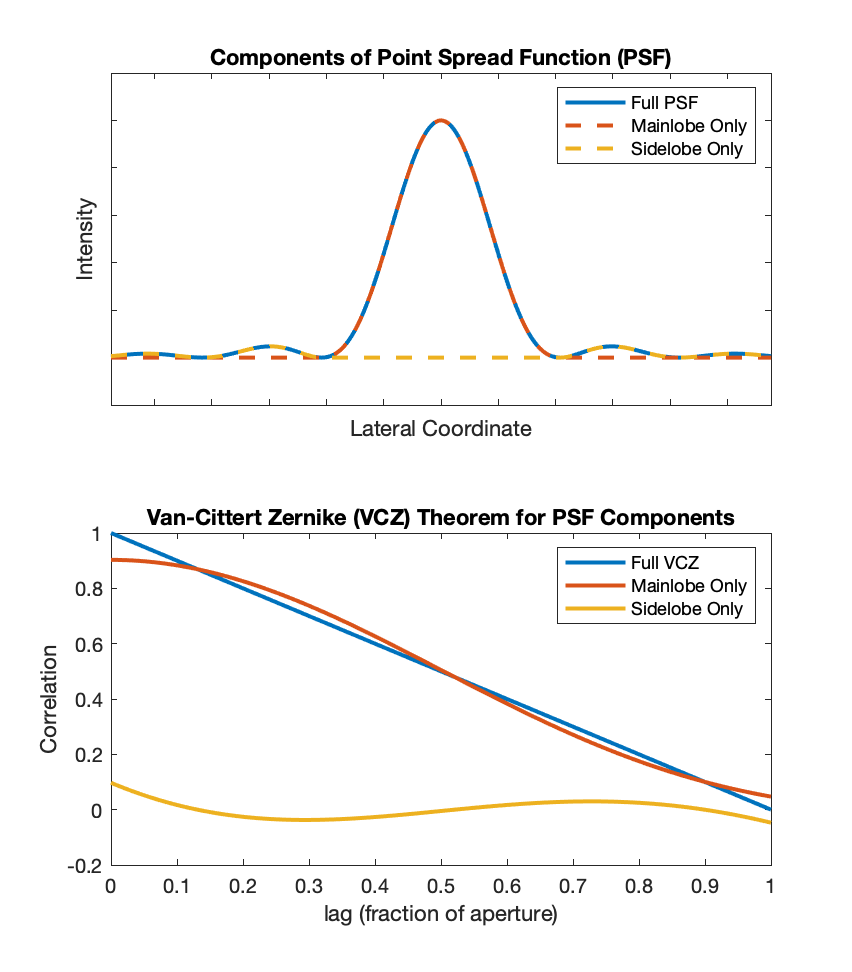

Generate this figure with Python:
# Setting up all folders we can import from by adding them to python path
import sys, os, pdb

# Importing stuff from all folders in python path
import numpy as np
from scipy.ndimage import convolve
from Functions import *
import matplotlib.pyplot as plt

# Parameters
Nelem = 96; # Number of Elements on Probe
Fs = 10000; # Sampling Rate (Samples Per Element)--Large Number for Pseudoanalytic Solution

# Spatial and Wavenumber Axes
Nx = Fs*Nelem+1;
x = np.linspace(-Nelem/2,Nelem/2,Nx); # Aperture Coordinate (in Elements)
kx = Fs*np.arange(-(Nx-1)/2,1+(Nx-1)/2)/Nx; # Arbitrary Lateral Coordinate for Far-Field Pattern

# Create Wavenumber-Domain Signals and Their Inverse Fourier Transforms
psf_vcz_orig = np.maximum(0,1-np.abs(kx)); # Linearly Decreasing VCZ curve
box_vcz_orig = 2*np.sinc(2*kx); # Fourier Transform of Rect Function over the Mainlobe
mainlobe_vcz_orig = np.real(np.fft.ifft(np.fft.fft(psf_vcz_orig, n=2*(Nx-1)+1)* 
    np.fft.fft(box_vcz_orig, n=2*(Nx-1)+1)))/Nelem; # Convolve to Get Mainlobe Only
mainlobe_vcz_orig = mainlobe_vcz_orig[int(Nx-1-(Nx-1)/2):int(Nx+(Nx-1)/2)];
psf = np.real(np.fft.fftshift(np.fft.fft(np.fft.ifftshift(psf_vcz_orig))))/Nelem; # Full PSF
box = np.real(np.fft.fftshift(np.fft.fft(np.fft.ifftshift(box_vcz_orig))))/Nelem; # Box Over the Mainlobe
mainlobe = np.real(np.fft.fftshift(np.fft.fft(np.fft.ifftshift(mainlobe_vcz_orig))))/Nelem; # Mainlobe of the PSF
sidelobe = psf-mainlobe; # Sidelobes of the PSF

# Generate VCZ Curves for Mainlobe and Sidelobes 
xcorr_aperture = np.logical_and(kx>=0, kx<=1);
lag = kx[xcorr_aperture];
full_vcz = np.real(psf_vcz_orig[xcorr_aperture]);
mnlobe_vcz = np.real(mainlobe_vcz_orig[xcorr_aperture]);
sdlobe_vcz = full_vcz-mnlobe_vcz;
plt.figure(); plt.subplot(2,1,1); 
plt.plot(kx, psf, label = 'Full PSF', linewidth = 2)
plt.plot(kx, mainlobe, '--', label = 'Mainlobe Only', linewidth = 2);
plt.plot(kx, sidelobe, '--', label = 'Sidelobe Only', linewidth = 2);
plt.legend(); ax = plt.gca(); ax.axes.xaxis.set_ticklabels([]); ax.axes.yaxis.set_ticklabels([]);
plt.xlabel('Lateral Coordinate'); plt.ylabel('Intensity'); plt.xlim([-3*Nelem,3*Nelem]);
plt.title('Components of Point Spread Function (PSF)');
plt.subplot(2,1,2); plt.plot(lag, full_vcz, label = 'Full VCZ', linewidth = 2)
plt.plot(lag, mnlobe_vcz, label = 'Mainlobe Only', linewidth = 2);
plt.plot(lag, sdlobe_vcz, label = 'Sidelobe Only', linewidth = 2);
plt.xlabel('lag (fraction of aperture)'); plt.ylabel('Correlation');
plt.title('Van-Cittert Zernike (VCZ) Theorem for PSF Components');
plt.tight_layout(); plt.xlim([0,1]); plt.show();
